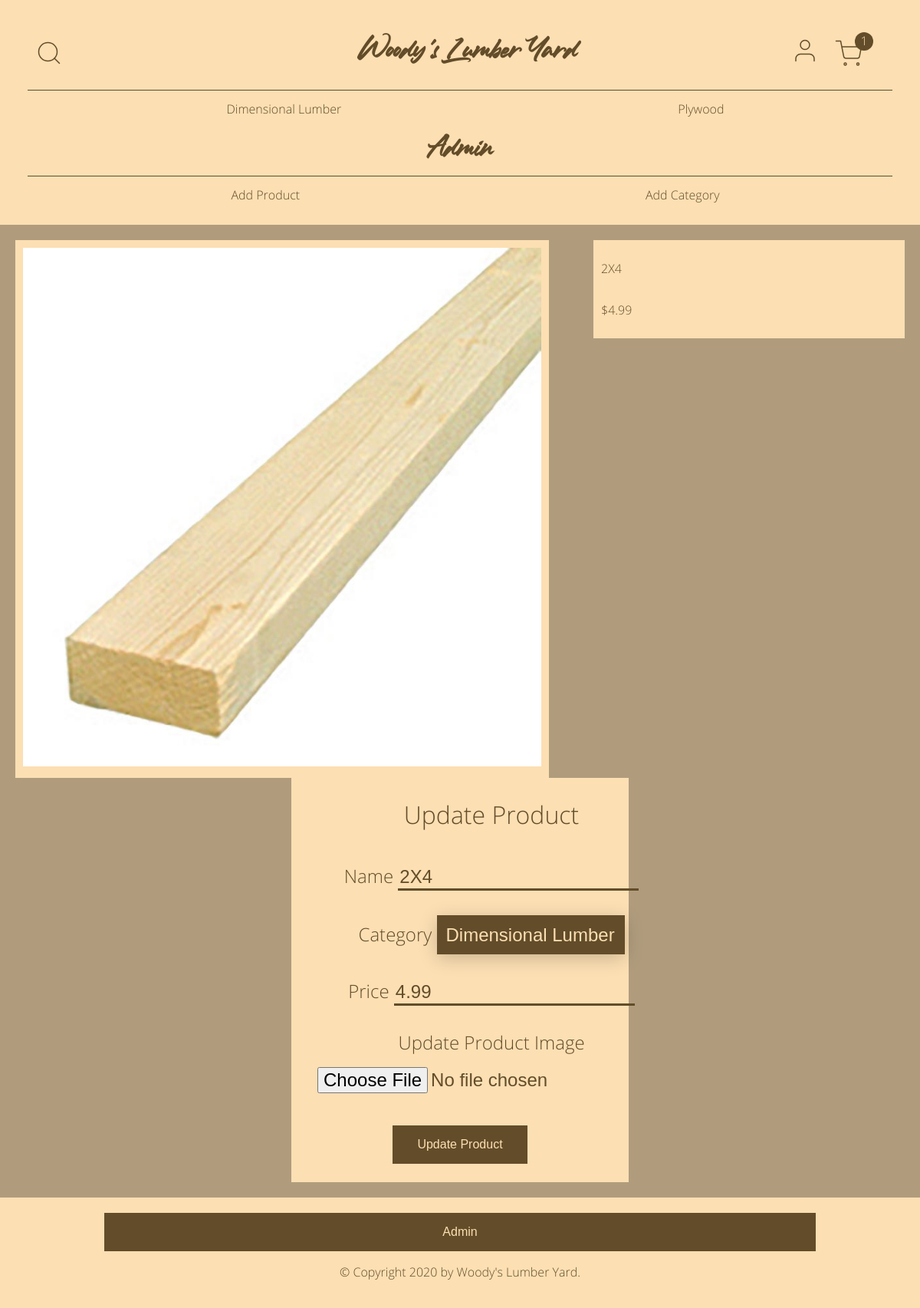
The page /admin/1/update (signed in) on the database as committed earlier.
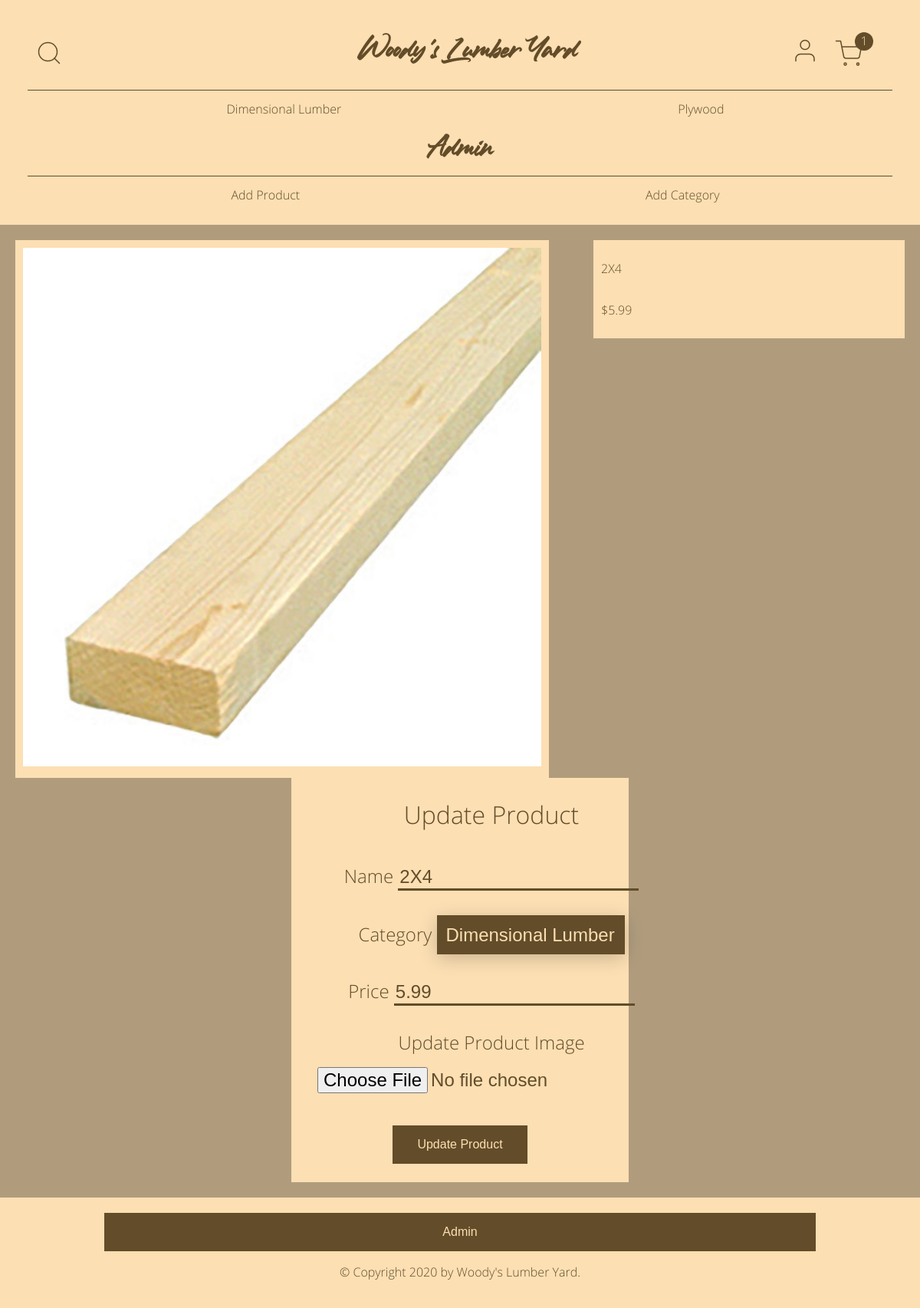
The same page on the database as committed later.
### online_store/models.py (models this page shows, shortened)
class Product(db.Model):
    id = db.Column(db.Integer, primary_key=True)
    name = db.Column(db.String(100), nullable=False)
    category_id = db.Column(db.Integer, db.ForeignKey("category.id"))
    price = db.Column(db.Float, nullable=False)
    image = db.Column(db.String(40), nullable=False)
    date_created = db.Column(db.DateTime, default=datetime.utcnow)
    created_by_id = db.Column(db.Integer, db.ForeignKey("user.id"))

### online_store/admin/routes.py (the view, shortened to what this page needs)
@admin.route("/admin/<int:product_id>/update", methods=["GET", "POST"])
@login_required
@admin_required
def update_product(product_id):
    categories = Category.query.all()
    product = Product.query.get_or_404(product_id)
    form = UpdateProductForm()
    form.name.data = product.name
    form.category.data = product.category
    form.price.data = product.price
    context = {
        "title": "Update Product",
        "product": product,
        "categories": categories,
        "form": form,
    }
    return render_template("admin/update-product.html", **context)

### online_store/admin/forms.py
class UpdateProductForm(FlaskForm):
    name = StringField(
        "Name", validators=[DataRequired(), Length(min=2, max=100)]
    )
    category = QuerySelectField(
        "Category",
        query_factory=lambda: Category.query,
        allow_blank=False,
        validators=[DataRequired()],
    )
    price = DecimalField("Price", validators=[DataRequired()])
    image = FileField(
        "Update Product Image", validators=[FileAllowed(["jpg", "png"])]
    )
    submit = SubmitField("Update Product")

### online_store/models.py (called while the page is built)
@login_manager.user_loader
def load_user(user_id):
    return User.query.get(int(user_id))

    def __str__(self):
        return self.name

### online_store/templates/admin/update-product.html (shortened to what this page needs)
{% extends "admin/base.html" %}
{% block content %}
<div class="product-detail">
  <div class="product-detail-image">
    <img src="{{ url_for('static', filename='product-images/' + product.image) }}" alt="{{ product.name }}">
  </div>
  <div class="product-detail-text">
    <p>{{ product.name }}</p>
    <p>${{ product.price }}</p>
  </div>
</div>
<form class="full-form" method="POST" enctype="multipart/form-data">
  <fieldset>
    <legend>{{ title }}</legend>
    <div>
      {{ form.name.label }}
      {% if form.name.errors %}
        {{ form.name(class="is-invalid") }}
        <div class="invalid-feedback">
          {% for error in form.name.errors %}
            {{ error }}
          {% endfor %}
        </div>
      {% else %}
        {{ form.name }}
      {% endif %}
    </div>
    <div>
      {{ form.category.label }}
      {% if form.category.errors %}
        {{ form.category(class="is-invalid") }}
        <div class="invalid-feedback">
          {% for error in form.category.errors %}
            {{ error }}
          {% endfor %}
        </div>
      {% else %}
        {{ form.category }}
      {% endif %}
    </div>
    <div>
      {{ form.price.label }}
      {% if form.price.errors %}
        {{ form.price(class="is-invalid") }}
        <div class="invalid-feedback">
          {% for error in form.price.errors %}
            {{ error }}
          {% endfor %}
        </div>
      {% else %}
        {{ form.price }}
      {% endif %}
    </div>
    <div>
      {{ form.image.label }}
      {{ form.image }}
    </div>
  </fieldset>
  <div>
    {{ form.submit }}
  </div>
</form>
{% endblock %}

Rows that differ between the two databases and show on the page:
changed Product "Dimensional Lumber": price "4.99" → "5.99"
